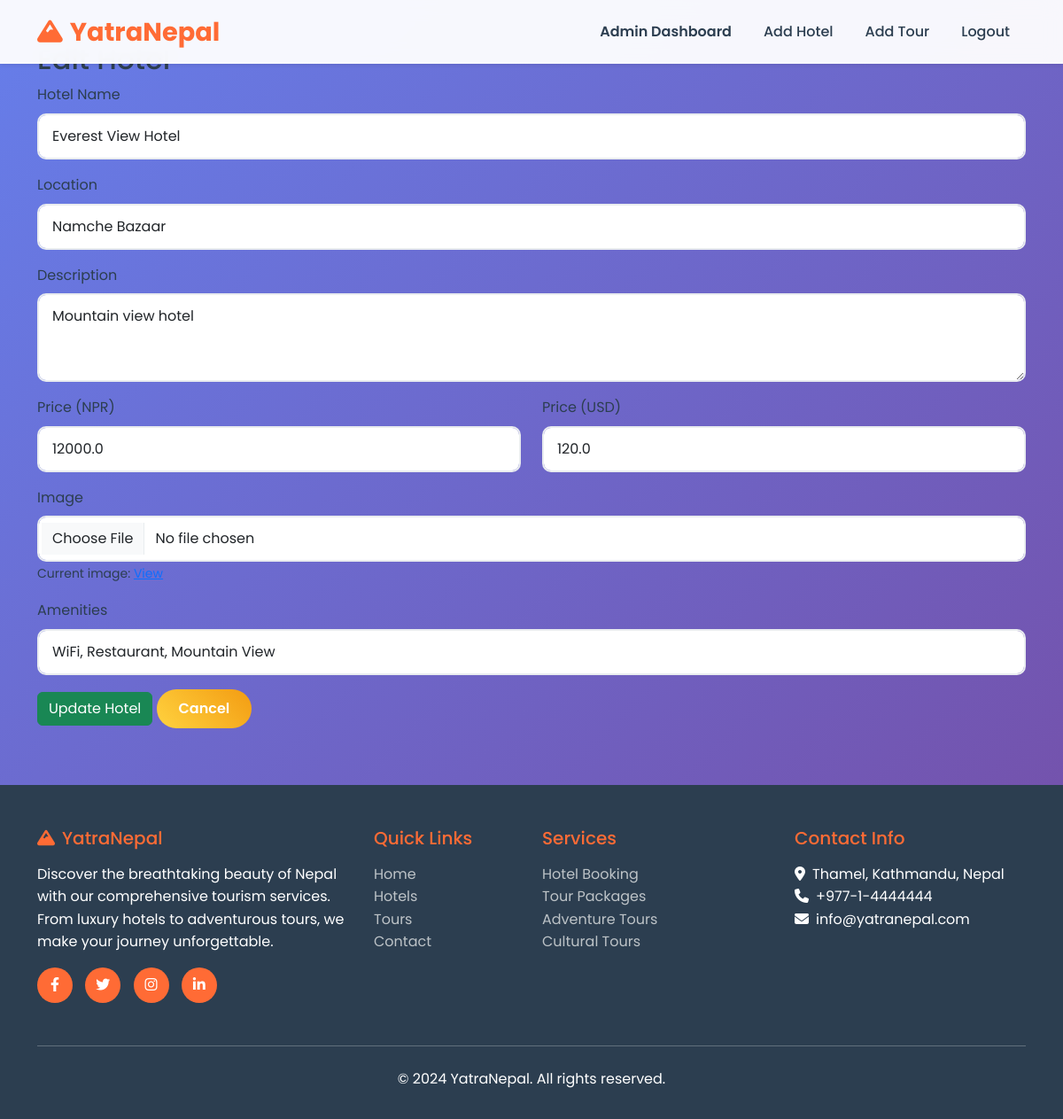
The page /admin/hotels/edit/3 (signed in) on the database its author committed.
### app.py (models this page shows)
class Hotel(db.Model):
    id = db.Column(db.Integer, primary_key=True)
    name = db.Column(db.String(100), nullable=False)
    description = db.Column(db.Text, nullable=False)
    location = db.Column(db.String(100), nullable=False)
    price_nrp = db.Column(db.Float, nullable=False)
    price_usd = db.Column(db.Float, nullable=False)
    rating = db.Column(db.Float, default=0.0)
    image_url = db.Column(db.String(200))
    amenities = db.Column(db.Text)
    created_at = db.Column(db.DateTime, default=datetime.utcnow)

### app.py (the view, shortened to what this page needs)
@app.route('/admin/hotels/edit/<int:id>', methods=['GET', 'POST'])
@login_required
@admin_required
def edit_hotel(id):
    hotel = Hotel.query.get_or_404(id)
    return render_template('edit_hotel.html', hotel=hotel)

### app.py (called while the page is built)
@app.context_processor
def inject_request():
    return dict(request=request)

@login_manager.user_loader
def load_user(user_id):
    return User.query.get(int(user_id))

def admin_required(f):
    @wraps(f)
    def decorated_function(*args, **kwargs):
        if not current_user.is_admin:
            flash("Access denied: Admins only!", "danger")
            return redirect(url_for('index'))
        return f(*args, **kwargs)
    return decorated_function

### templates/edit_hotel.html (shortened to what this page needs)
{% extends "base.html" %}
{% block content %}
<div class="container mt-5">
    <h2>Edit Hotel</h2>
    <form method="POST">
        <div class="mb-3">
            <label class="form-label">Hotel Name</label>
            <input type="text" class="form-control" name="name" value="{{ hotel.name }}" required>
        </div>
        <div class="mb-3">
            <label class="form-label">Location</label>
            <input type="text" class="form-control" name="location" value="{{ hotel.location }}" required>
        </div>
        <div class="mb-3">
            <label class="form-label">Description</label>
            <textarea class="form-control" name="description" rows="3" required>{{ hotel.description }}</textarea>
        </div>
        <div class="row mb-3">
            <div class="col">
                <label class="form-label">Price (NPR)</label>
                <input type="number" class="form-control" name="price_nrp" value="{{ hotel.price_nrp }}" required>
            </div>
            <div class="col">
                <label class="form-label">Price (USD)</label>
                <input type="number" class="form-control" name="price_usd" value="{{ hotel.price_usd }}" required>
            </div>
        </div>
        <div class="mb-3">
            <label class="form-label">Image</label>
            <input type="file" class="form-control" name="image_file" accept="image/*">
            {% if hotel.image_url %}
                <small>Current image: <a href="{{ hotel.image_url }}" target="_blank">View</a></small>
            {% endif %}
        </div>
        <div class="mb-3">
            <label class="form-label">Amenities</label>
            <input type="text" class="form-control" name="amenities" value="{{ hotel.amenities }}">
        </div>
        <button type="submit" class="btn btn-success">Update Hotel</button>
        <a href="{{ url_for('admin_hotel_list') }}" class="btn btn-secondary">Cancel</a>
    </form>
</div>
{% endblock %}

### static/css/admin.css (style rules this page uses)
:root { --admin-primary: #2c3e50; --admin-secondary: #34495e; --admin-accent: #3498db; --admin-success: #27ae60; --admin-warning: #f39c12; --admin-danger: #e74c3c; --admin-light: #ecf0f1; --admin-dark: #2c3e50; --admin-border: #bdc3c7; --admin-shadow: rgba(0, 0, 0, 0.1); }

### templates/base.html (style rules this page uses)
:root { --primary-color: #ff6b35; --secondary-color: #f7931e; --accent-color: #ffd23f; --dark-color: #2c3e50; --light-color: #ecf0f1; --success-color: #27ae60; --danger-color: #e74c3c; }
* { margin: 0; padding: 0; box-sizing: border-box; }
body { font-family: 'Poppins', sans-serif; line-height: 1.6; color: var(--dark-color); background: linear-gradient(135deg, #667eea 0%, #764ba2 100%); min-height: 100vh; }
.btn-secondary { background: linear-gradient(45deg, var(--accent-color), #f39c12); border: none; border-radius: 25px; padding: 10px 25px; font-weight: 600; transition: all 0.3s ease; }
.form-control { border-radius: 10px; border: 2px solid #e9ecef; padding: 12px 15px; transition: all 0.3s ease; }

### rows shown on the page
Hotel: name "Everest View Hotel", location "Namche Bazaar", description "Mountain view hotel", price_nrp "12000.0", price_usd "120.0", amenities "WiFi, Restaurant, Mountain View"
